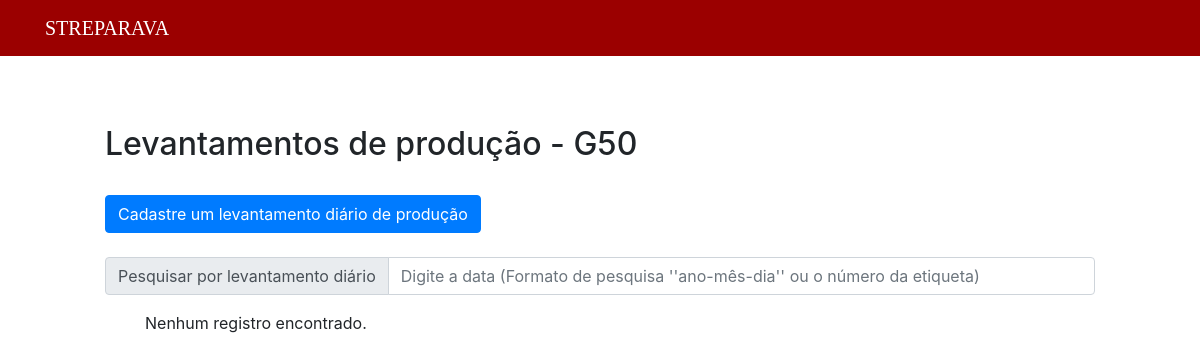
The page /public/final50/listFinal50.php on the database as committed earlier.
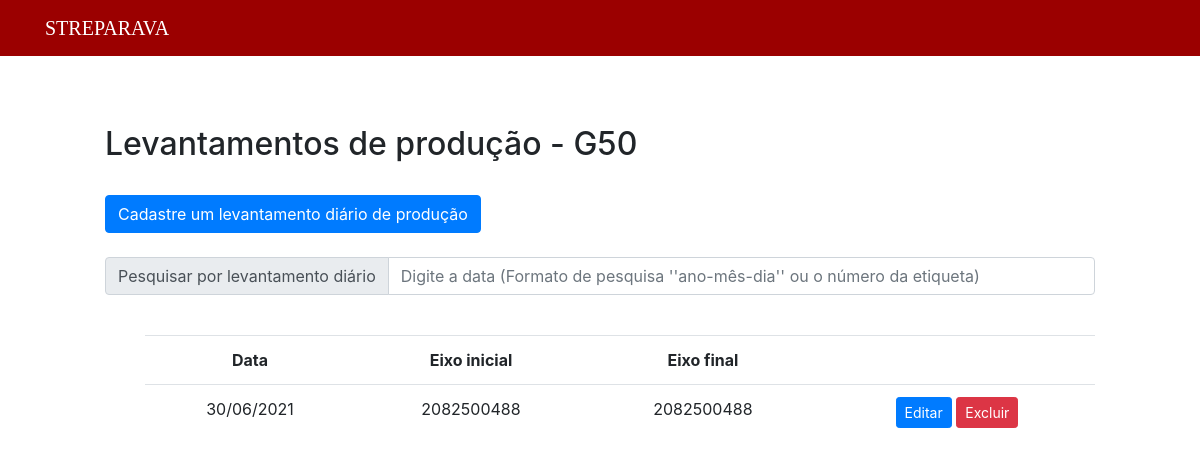
The same page on the database as committed later.
### tables this page shows
CREATE TABLE `levantamento50f` (
  `id_levantamento50` int(11) NOT NULL,
  `data` date NOT NULL,
  `prod7` int(11) NOT NULL,
  `t7` int(11) NOT NULL,
  `obs7` text NOT NULL,
  `prod8` int(11) NOT NULL,
  `t8` int(11) NOT NULL,
  `obs8` text NOT NULL,
  `prod9` int(11) NOT NULL,
  `t9` int(11) NOT NULL,
  `obs9` text NOT NULL,
  `prod10` int(11) NOT NULL,
  `t10` int(11) NOT NULL,
  `obs10` text NOT NULL,
  `prod11` int(11) NOT NULL,
  `t11` int(11) NOT NULL,
  `obs11` text NOT NULL,
  `prod12` int(11) NOT NULL,
  `t12` int(11) NOT NULL,
  `obs12` text NOT NULL,
  `prod13` int(11) NOT NULL,
  `t13` int(11) NOT NULL,
  `obs13` text NOT NULL,
  `prod14` int(11) NOT NULL,
  `t14` int(11) NOT NULL,
  `obs14` text NOT NULL,
  `prod15` int(11) NOT NULL,
  `t15` int(11) NOT NULL,
  `obs15` text NOT NULL,
  `prod16` int(11) NOT NULL,
  `t16` int(11) NOT NULL,
  `obs16` text NOT NULL,
  `total` int(11) NOT NULL,
  `tempo_total` int(11) NOT NULL,
  `etiqueta1` bigint(20) NOT NULL,
  `etiqueta2` bigint(20) NOT NULL
);

### public/final50/listFinal50NoSearch.php (the view, shortened to what this page needs)
<?php
include("../../data/connection.php");
$sql = "SELECT *, DATE_FORMAT(data,'%d/%m/%Y') as datas FROM levantamento50f order by data DESC";
$dadosLevantamento50 = $connection->query($sql);
if ($dadosLevantamento50->num_rows > 0) {
?>
    <div style="margin-left: 100px; margin-right: 100px;">
        <br>
        <table class="table" style="text-align: center;">
            <tr>
                <th>Data</th>
                <th>Eixo inicial</th>
                <th>Eixo final</th>
                <th></th>
            </tr>
            <?php
            while ($exibir = $dadosLevantamento50->fetch_assoc()) {
            ?>
                <tr>
                    <td><?php echo $exibir["datas"] ?></td>
                    <td><?php echo $exibir["etiqueta1"] ?></td>
                    <td><?php echo $exibir["etiqueta2"] ?></td>
                    <td>
                        <button type="button" class="btn btn-primary btn-sm">
                            <a href="editFinal50.php?id=<?php echo $exibir["id_levantamento50"] ?>" style="text-decoration: none; color: white">Editar</a>
                        </button>
                        <button type="submit" class="btn btn-danger btn-sm" formmethod="post">
                            <a href="deleteFinal50.php?id=<?php echo $exibir["id_levantamento50"] ?>" style="text-decoration: none; color: white"> Excluir </a>
                        </button>
                    </td>
                </tr>
            <?php
            }
            ?>
        </table>
    </div>
<?php
} else { ?>
    <div style="margin-left: 100px; margin-right: 100px;">
    <?php
    echo "Nenhum registro encontrado.";
}
    ?>

Rows that differ between the two databases and show on the page:
added levantamento50f: datas "30/06/2021", etiqueta1 "2082500488", etiqueta2 "2082500488"
Other text that changed with them:
text no longer shown: "Nenhum registro encontrado."
text now shown: "Data Eixo inicial Eixo final"
